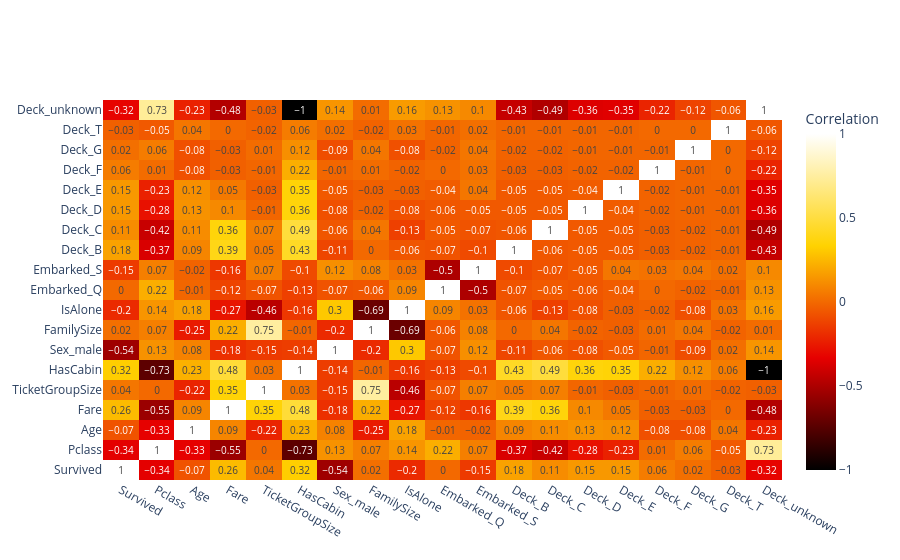

Notebook code cell kept with this figure:
### Code cell
import plotly.graph_objects as go

go.Figure(
    go.Heatmap(
        x=corr.columns,
        y=corr.index,
        z=corr.values,
        colorscale='Hot',
        colorbar=dict(title="Correlation"),
        texttemplate= "%{z}"
    )
)

### Figure 1 — Plotly figure (JSON) as saved in the notebook; plotly's stock layout.template omitted (floating-point values rounded to 4 significant figures; data arrays with more than 128 entries replaced by an {"elided": "..."} marker saying what was removed)
{"data": [{"colorbar": {"title": {"text": "Correlation"}}, "colorscale": [[0, "rgb(0,0,0)"], [0.3333, "rgb(230,0,0)"], [0.6667, "rgb(255,210,0)"], [1, "rgb(255,255,255)"]], "texttemplate": "%{z}", "type": "heatmap", "x": ["Survived", "Pclass", "Age", "Fare", "TicketGroupSize", "HasCabin", "Sex_male", "FamilySize", "IsAlone", "Embarked_Q", "Embarked_S", "Deck_B", "Deck_C", "Deck_D", "Deck_E", "Deck_F", "Deck_G", "Deck_T", "Deck_unknown"], "y": ["Survived", "Pclass", "Age", "Fare", "TicketGroupSize", "HasCabin", "Sex_male", "FamilySize", "IsAlone", "Embarked_Q", "Embarked_S", "Deck_B", "Deck_C", "Deck_D", "Deck_E", "Deck_F", "Deck_G", "Deck_T", "Deck_unknown"], "z": {"elided": "19x19 float values"}}], "layout": {}}
